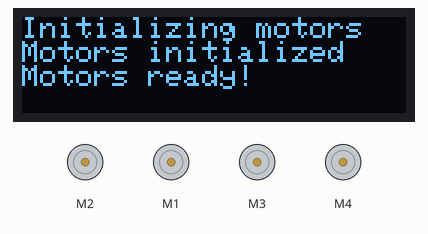
Recording of a sketch running on a simulated ESP32. Shown: 128×32 one-colour display, 4 × DC motor (green arrow = forward, orange = backward, longer = faster). The display library's start-up logo is not drawn; what the sketch prints to the serial monitor is not drawn.

Above: at 2.1 s.
At 4.1 s:
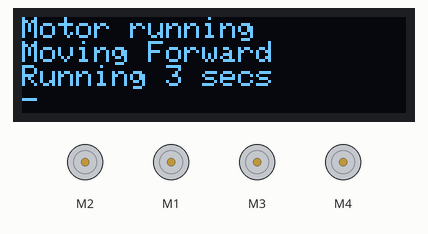
At 11.2 s:
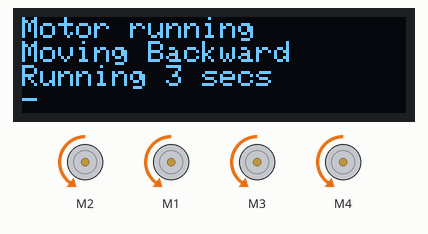
At 21.2 s:
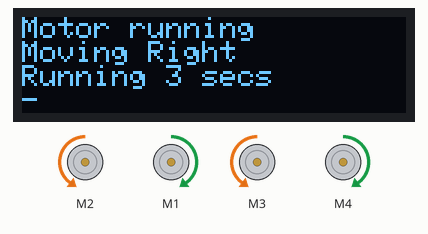
At 24.2 s:
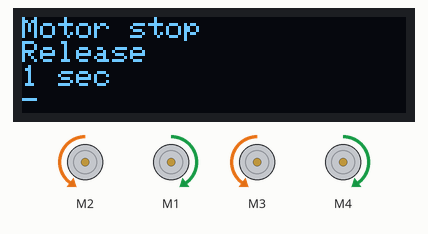
At 37.2 s:
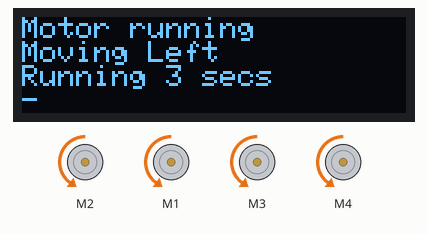
Timing chart, 0 to 40.0 s (numbered marks = the images above):
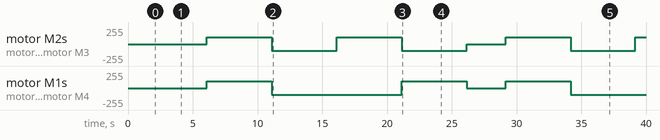

The sketch:

esp32_4wd.ino
```cpp
#include <SPI.h>
#include <Wire.h>
#include <Adafruit_GFX.h>
#include <Adafruit_SSD1306.h>
#include <WiFi.h>
#include <WiFiAP.h>
#include <WiFiClient.h>
#include <WiFiGeneric.h>
#include <WiFiMulti.h>
#include <WiFiScan.h>
#include <WiFiServer.h>
#include <WiFiSTA.h>
#include <WiFiType.h>
#include <WiFiUdp.h>
#include <Adafruit_MotorShield.h>

#define SCREEN_WIDTH 128 // OLED display width, in pixels
#define SCREEN_HEIGHT 32 // OLED display height, in pixels

#define OLED_RESET     4 // Reset pin # (or -1 if sharing Arduino reset pin)
#define SCREEN_ADDRESS 0x3C ///< See datasheet for Address; 0x3D for 128x64, 0x3C for 128x32
Adafruit_SSD1306 display(SCREEN_WIDTH, SCREEN_HEIGHT, &Wire, OLED_RESET);

const char* ssid = "xiaobaita";
const char* password = "<password>";
// Create the motor shield object with the default I2C address
Adafruit_MotorShield AFMS = Adafruit_MotorShield();
// Or, create it with a different I2C address (say for stacking)
// Adafruit_MotorShield AFMS = Adafruit_MotorShield(0x61);

// Select which 'port' M1, M2, M3 or M4. In this case, M1
Adafruit_DCMotor *fr = AFMS.getMotor(1); // Front right
Adafruit_DCMotor *fl = AFMS.getMotor(2); // Front Left
Adafruit_DCMotor *rl = AFMS.getMotor(3); // Rear Left
Adafruit_DCMotor *rr = AFMS.getMotor(4); // Rear Right

String translateEncryptionType(wifi_auth_mode_t encryptionType) {

  switch (encryptionType) {
    case (WIFI_AUTH_OPEN):
      return "Open";
    case (WIFI_AUTH_WEP):
      return "WEP";
    case (WIFI_AUTH_WPA_PSK):
      return "WPA_PSK";
    case (WIFI_AUTH_WPA2_PSK):
      return "WPA2_PSK";
    case (WIFI_AUTH_WPA_WPA2_PSK):
      return "WPA_WPA2_PSK";
    case (WIFI_AUTH_WPA2_ENTERPRISE):
      return "WPA2_ENTERPRISE";
  }
  // return "";
}

void scanNetworks() {

  int numberOfNetworks = WiFi.scanNetworks();

  Serial.print("Number of networks found: ");
  Serial.println(numberOfNetworks);

  for (int i = 0; i < numberOfNetworks; i++) {

    Serial.print("Network name: ");
    Serial.println(WiFi.SSID(i));

    Serial.print("Signal strength: ");
    Serial.println(WiFi.RSSI(i));

    Serial.print("MAC address: ");
    Serial.println(WiFi.BSSIDstr(i));

    Serial.print("Encryption type: ");
    String encryptionTypeDescription = translateEncryptionType(WiFi.encryptionType(i));
    Serial.println(encryptionTypeDescription);
    Serial.println("-----------------------");

  }
}

void connectToNetwork() {
  WiFi.begin(ssid, password);

  while (WiFi.status() != WL_CONNECTED) {
    delay(1000);
    Serial.println("Establishing connection to WiFi..");
  }

  Serial.println("Connected to network");
}

void printOled(char* line1, char* line2, char* line3, char* line4) {
  display.clearDisplay();
  display.setTextSize(1); // Draw 2X-scale text
  display.setTextColor(SSD1306_WHITE);
  display.setCursor(0, 0);

  display.println(F(line1));
  display.setCursor(0, 8);
  display.println(F(line2));
  display.setCursor(0, 16);
  display.println(F(line3));
  display.setCursor(0, 24);
  display.println(F(line4));
  display.display();
  delay(2000);
}

void setup() {
  Serial.begin(9600);

  // SSD1306_SWITCHCAPVCC = generate display voltage from 3.3V internally
  if(!display.begin(SSD1306_SWITCHCAPVCC, SCREEN_ADDRESS)) {
    Serial.println(F("SSD1306 allocation failed"));
    for(;;); // Don't proceed, loop forever
  }
  display.display();
  delay(2000); // Pause for 2 seconds

  display.clearDisplay();
  display.setTextSize(1); // Draw 2X-scale text
  display.setTextColor(SSD1306_WHITE);
  display.setCursor(0, 0);
  display.println(F("Initializing motors"));
  display.display();
  if (!AFMS.begin()) {         // create with the default frequency 1.6KHz
    // if (!AFMS.begin(1000)) {  // OR with a different frequency, say 1KHz
    Serial.println("Could not find Motor Shield. Check wiring.");
    display.setCursor(0, 8);
    display.println(F("Motors not detected"));
    display.display();
    while (1);
  }
  display.setCursor(0, 8);
  display.println(F("Motors initialized"));
  display.display();

  // Set the speed to start, from 0 (off) to 255 (max speed)
  fl->setSpeed(150);
  fl->run(FORWARD);
  fr->setSpeed(150);
  fr->run(FORWARD);
  rl->setSpeed(150);
  rl->run(FORWARD);
  rr->setSpeed(150);
  rr->run(FORWARD);

  // turn on motor
  fl->run(RELEASE);
  fr->run(RELEASE);
  rl->run(RELEASE);
  rr->run(RELEASE);
  display.setCursor(0, 16);
  display.println(F("Motors ready!"));
  display.display();
  delay(2000);

  // scanNetworks();
  // connectToNetwork();
  // Serial.println(WiFi.macAddress());
  // Serial.println(WiFi.localIP());
}

void loop() {
  Serial.println("Move forward");
  printOled("Motor running", "Moving Forward", "Running 3 secs", "-");
  fl->run(FORWARD);
  fr->run(FORWARD);
  rl->run(FORWARD);
  rr->run(FORWARD);
  fl->setSpeed(100);
  fr->setSpeed(100);
  rl->setSpeed(100);
  rr->setSpeed(100);
  delay(3000);

  Serial.println("Move backward");
  printOled("Motor running", "Moving Backward", "Running 3 secs", "-");
  fl->run(BACKWARD);
  fr->run(BACKWARD);
  rl->run(BACKWARD);
  rr->run(BACKWARD);
  fl->setSpeed(100);
  fr->setSpeed(100);
  rl->setSpeed(100);
  rr->setSpeed(100);
  delay(3000);

  Serial.println("Move Left");
  printOled("Motor running", "Moving Left", "Running 3 secs", "-");
  fl->run(FORWARD);
  fr->run(BACKWARD);
  rl->run(FORWARD);
  rr->run(BACKWARD);
  fl->setSpeed(100);
  fr->setSpeed(100);
  rl->setSpeed(100);
  rr->setSpeed(100);
  delay(3000);

  Serial.println("Move Right");
  printOled("Motor running", "Moving Right", "Running 3 secs", "-");
  fl->run(BACKWARD);
  fr->run(FORWARD);
  rl->run(BACKWARD);
  rr->run(FORWARD);
  fl->setSpeed(100);
  fr->setSpeed(100);
  rl->setSpeed(100);
  rr->setSpeed(100);
  delay(3000);


  Serial.println("Now realease");
  printOled("Motor stop", "Release", "1 sec", "-");
  fl->run(RELEASE);
  fr->run(RELEASE);
  rl->run(RELEASE);
  rr->run(RELEASE);
  delay(1000);

}
```

Measured:
- by itself, motor M1, motor M4: stopped → forward 100/255 at 6.1 s, → backward 100/255 5.0 s later, → forward 100/255 10.0 s later, → stopped 5.0 s later, … (6 changes in this stretch)
- by itself, motor M2, motor M3: stopped → forward 100/255 at 6.1 s, → backward 100/255 5.0 s later, → forward 100/255 5.0 s later, → backward 100/255 5.0 s later, … (8 changes in this stretch)
- what the display in image 0 shows lasts 2.0 s, from 2.1 s to 4.1 s
- what the display in image 1 shows lasts 5.0 s, from 4.1 s to 9.1 s
- what the display in image 4 shows lasts 3.1 s, from 24.1 s to 27.2 s
